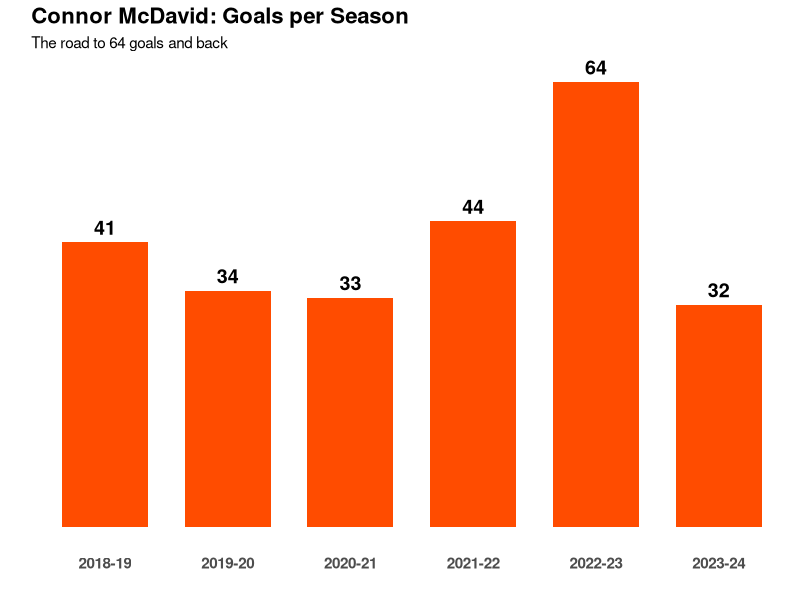

Write the R code that produced this figure.
## ---- chunk 1
library(tidyverse)

# 1. Create the data manually (simple & safe)
mcdavid_goals <- tibble(
  Season = c("2018-19", "2019-20", "2020-21", "2021-22", "2022-23", "2023-24"),
  Goals  = c(41,       34,       33,       44,       64,       32)
)

# 2. Make the plot
plot <- ggplot(mcdavid_goals, aes(x = Season, y = Goals)) +
  # The Bars
  geom_col(fill = "#FF4C00", width = 0.7) +  # Bright Oilers Orange
  
  # The Labels on top of bars
  geom_text(aes(label = Goals), vjust = -0.5, fontface = "bold", size = 5) +
  
  # The Cool Minimal Look
  theme_minimal() +
  labs(
    title = "Connor McDavid: Goals per Season",
    subtitle = "The road to 64 goals and back",
    x = "",
    y = ""
  ) +
  theme(
    plot.title    = element_text(face = "bold", size = 16),
    axis.text.y   = element_blank(),    # Hide y-axis numbers (cleaner)
    panel.grid    = element_blank(),    # Remove grid lines
    axis.text.x   = element_text(size = 11, face = "bold")
  )

# 3. Show it
print(plot)
